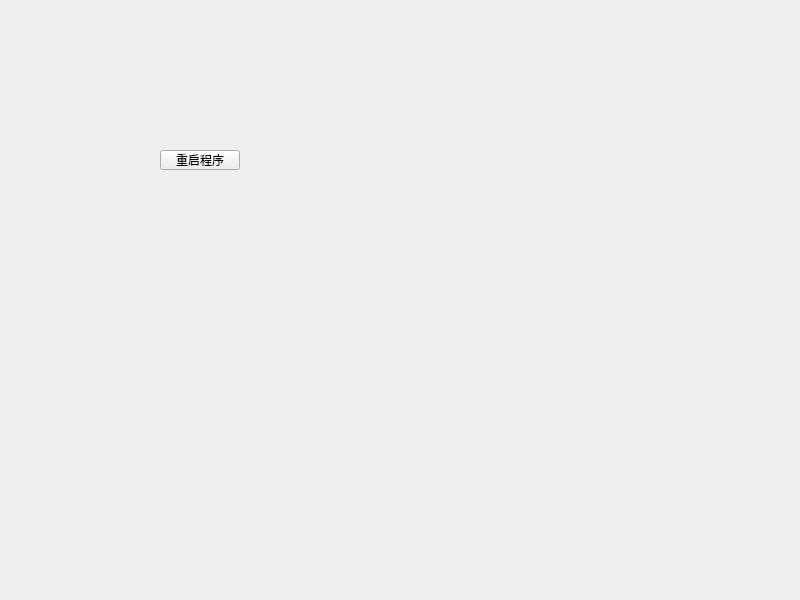
<?xml version="1.0" encoding="UTF-8"?>
<ui version="4.0">
 <class>Widget</class>
 <widget class="QWidget" name="Widget">
  <property name="geometry">
   <rect>
    <x>0</x>
    <y>0</y>
    <width>800</width>
    <height>600</height>
   </rect>
  </property>
  <property name="windowTitle">
   <string>Widget</string>
  </property>
  <widget class="QPushButton" name="pushButton">
   <property name="geometry">
    <rect>
     <x>160</x>
     <y>150</y>
     <width>80</width>
     <height>20</height>
    </rect>
   </property>
   <property name="text">
    <string>重启程序</string>
   </property>
  </widget>
 </widget>
 <resources/>
 <connections/>
</ui>
